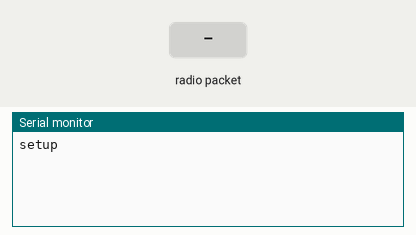
This sketch was run on a simulated Arduino Uno, built with avr-gcc and run on an emulated ATmega328P. Parts: the last lines printed to the serial monitor. Inputs (shaded band) come from the test bench. No radio packets arrive unless stated.

Above: at 1.2 s.
1.3 s: radio packet "1" arrives
At 2.4 s:
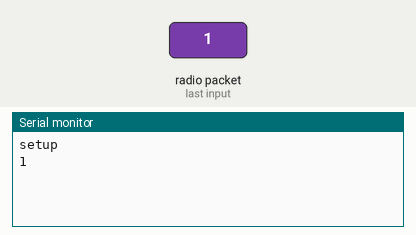
2.8 s: radio packet "0" arrives
At 3.5 s:
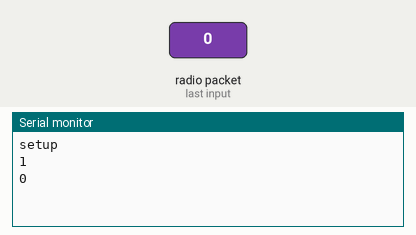
4.3 s: radio packet "2" arrives
At 4.7 s:
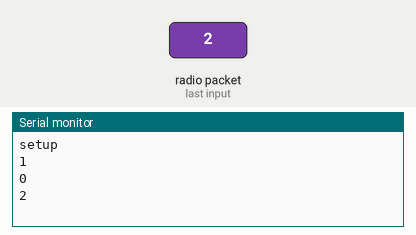

Measured:
- after the input at 1.3 s, the serial monitor: prints a new line at once (image 1)
- after the input at 2.8 s, the serial monitor: prints a new line at once (image 2)
- after the input at 4.3 s, the serial monitor: prints a new line at once (image 3)

The sketch:

P08_00_00-MainRX.ino
```cpp
/*
  P08_00_00-MessageTestRX
  Project: P08_00_00 Tiny HyrdoBeacon
  Schematic: P08_00_00-MessageTest.fzz

  Description: Testing sending a formated message using the
  VirtualWire library and ATtiny85
*/

#include <VirtualWire.h>

//Define pins
const int PinRX = 9;

//Define variables
char CharMessage[20];

void setup()
{
  //Serial output
  Serial.begin(9600);
  Serial.println("setup");

  //Setup receiver
  vw_set_rx_pin(PinRX);
  vw_setup(300);  // Bits per sec
  vw_rx_start();       // Start the receiver PLL running
}

void loop()
{
  uint8_t buf[VW_MAX_MESSAGE_LEN];
  uint8_t buflen = VW_MAX_MESSAGE_LEN;

  if (vw_get_message(buf, &buflen)) // Non-blocking
  {
    // Turn on LED
    digitalWrite(13, true);

    //Print message
    memcpy(CharMessage, buf, buflen); //Copy valid part of buffer to message
    Serial.println((char*) CharMessage); //Convert message into char array
    memset(CharMessage, 0, sizeof(CharMessage)); //Empty array

    //Turn off led
    digitalWrite(13, false);
  }
}
/*
***** ROLL THE CREDITS *****
>> GENERAL <<
 * VirtualWire tutorial                         https://www.pjrc.com/teensy/td_libs_VirtualWire.html
 * Converting a uint8_t array into char array   https://forum.arduino.cc/index.php?topic=288726.0
 * Copy part of and array to another            https://forum.arduino.cc/index.php?topic=274173.0
***** Thanks everyone! *****
*/
```
